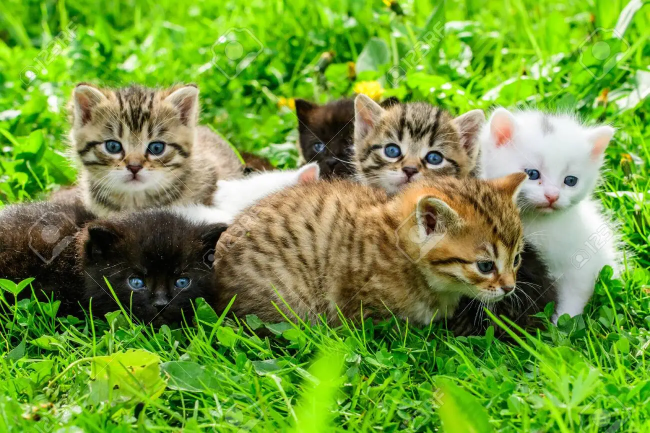
#> input picture Resources/Images/cats.jpg, 1300 x 866 px (shown at 1/2 size)
$ python smoothing.py
#> lines starting #> are read from the running program, lines starting #| are printed output that depends on the picture
import cv2 as cv

img = cv.imread('../Resources/Images/cats.jpg')
#> img is the input picture: shape (866, 1300, 3); mean B, G, R 57.8, 152.2, 114.4
img = cv.resize(img , (500 , 350) , cv.INTER_CUBIC)
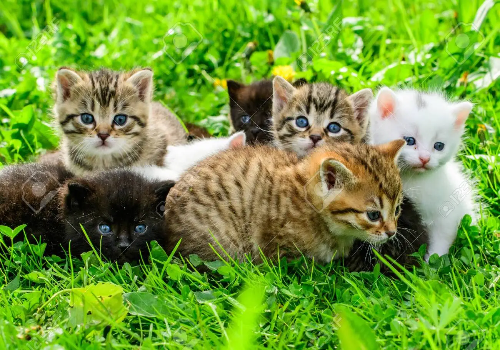
#> img: shape (350, 500, 3); mean B, G, R 57.7, 152.1, 114.3
cv.imshow('cats' , img)

# Averging - Average of sorrounding pixel intensity applied at midddle pixel in a window of kernel size (Ex: (7,7) -> 7X7) throughout the image - increasing blurring with increasing kernel size
average = cv.blur(img , (3,3))
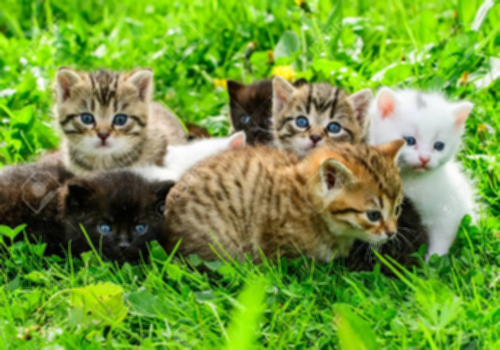
#> average: shape (350, 500, 3); mean B, G, R 57.7, 152.1, 114.3
cv.imshow('Average Blur' , average)

# Gaussian Blur - technique is same as averaging, but less blurring than averaging and more realastic
gauss = cv.GaussianBlur(img , (3,3) , 0)
cv.imshow('Gaussian Blur' , gauss)

# Median Blur - like averaging but this take median of pixels around
median = cv.medianBlur(img , 3 )
cv.imshow('Median Blur' , median)

# Bilateral - blurr increases with increasing sigmaColor argument
bilateral = cv.bilateralFilter(img , 10 , 15 , 156)
cv.imshow('Bilateral' , bilateral)


cv.waitKey(0);

$ run again, with Resources/Images/group 1.jpg copied over Resources/Images/cats.jpg
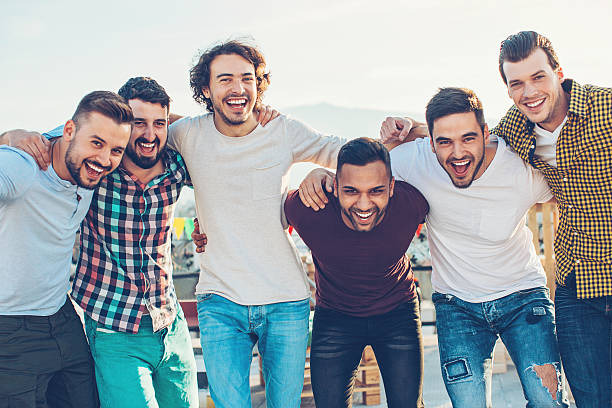
#> input picture Resources/Images/group 1.jpg, 612 x 408 px
#> img is the input picture: shape (408, 612, 3); mean B, G, R 166.4, 161.1, 152.1
#> `img = cv.resize(img , (500 , 350) , cv.INTER_CUBIC)`:
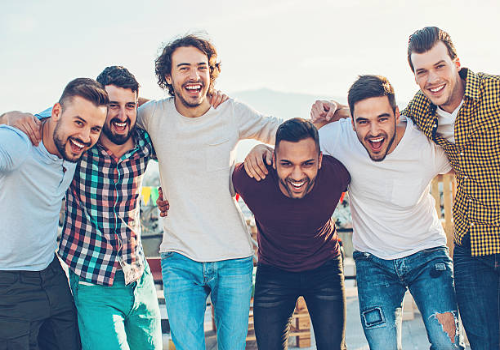
#> img: shape (350, 500, 3); mean B, G, R 166.3, 161, 152
#> `average = cv.blur(img , (3,3))`:
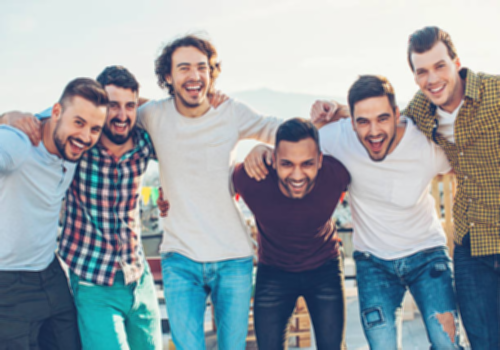
#> average: shape (350, 500, 3); mean B, G, R 166.3, 161, 152
